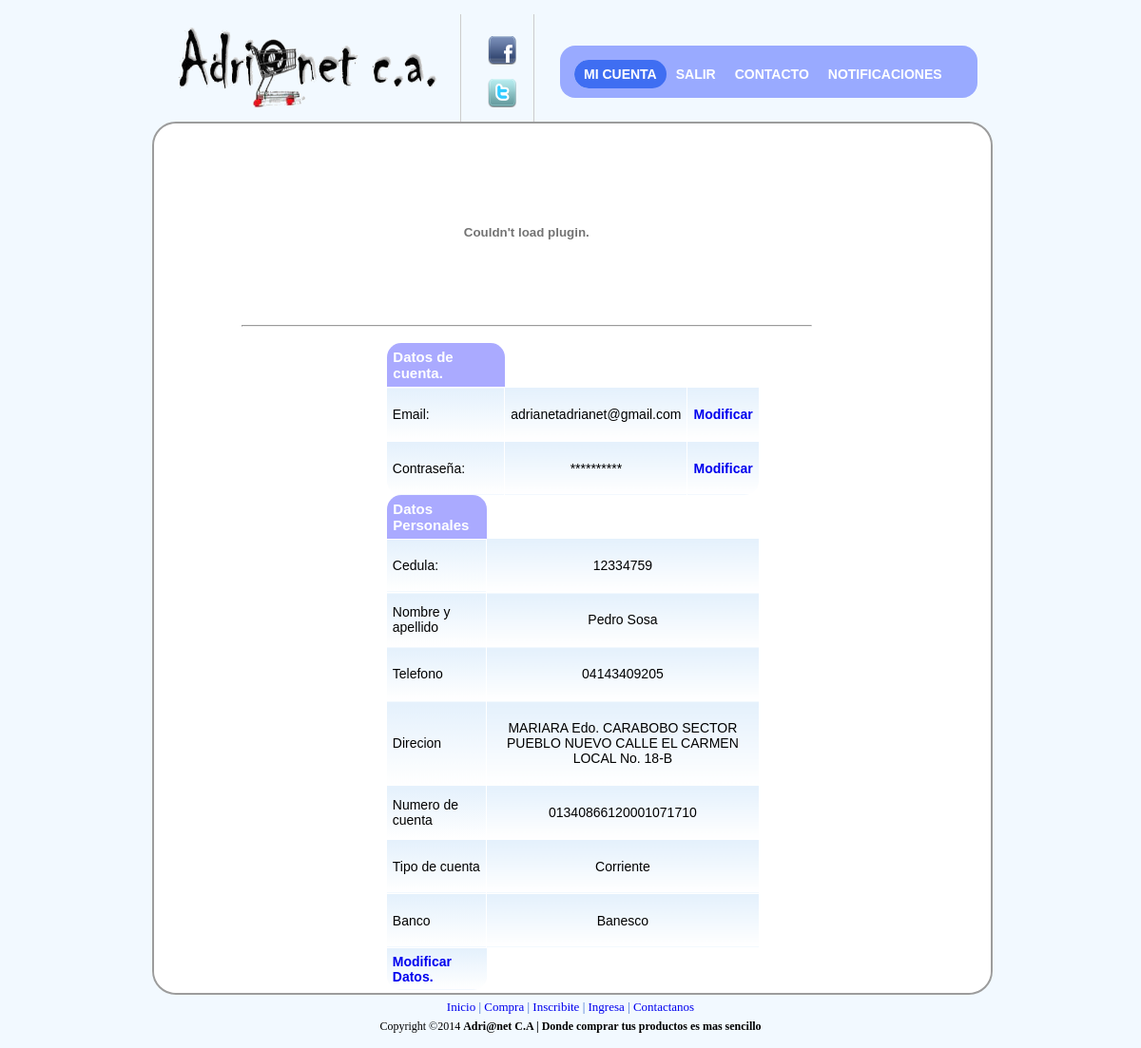
Page /web2final/administrador/micuenta_admi.php (signed in) on the committed database.
### tables this page shows
CREATE TABLE IF NOT EXISTS `cliente` (
  `nom_clie` varchar(50) NOT NULL,
  `dire_clie` varchar(150) NOT NULL,
  `telf_clie` varchar(11) NOT NULL,
  `password` varchar(100) NOT NULL,
  `email` varchar(50) NOT NULL,
  `id_perfil` int(11) DEFAULT NULL,
  `cedula` int(9) NOT NULL,
  `num_deposit` varchar(20) NOT NULL,
  `tipo_cuenta` varchar(30) NOT NULL,
  `banco` varchar(255) NOT NULL
);

### web2final/administrador/micuenta_admi.php (the view, shortened to what this page needs)
<!DOCTYPE html PUBLIC "-//W3C//DTD XHTML 1.0 Transitional//EN" "http://www.w3.org/TR/xhtml1/DTD/xhtml1-transitional.dtd">
<html>
<head><meta http-equiv="Content-Type" content="text/html; charset=windows-1252">
<link rel="stylesheet" href="../css/principal.css"  type="text/css" media="screen">
<link rel="stylesheet" href="../css/lavalampadmi.css" type="text/css" media="screen">
<link type="text/css" rel="stylesheet" href="../css/sliderman.css"  />
<link rel="stylesheet" href='../css/hoverbox.css' type="text/css" media="screen" />
<link rel="stylesheet" href='../js/fancybox/jquery.fancybox-1.3.4.css' type="text/css" media="screen" />
</head>
<body  marginwidth="10" marginheight="10" bgcolor="#f5f6f7" topmargin="5" leftmargin="5" >
<table width="900" cellspacing="0" cellpadding="10" border="0" align="center">
<tbody>
<tr>
<td>
<table width="100%" cellspacing="0" cellpadding="0" border="0">
<tbody>
<tr valign="bottom">
<td valign="middle" style="padding-bottom: 10px;">
<a href="../administrador/index_admin.php" >
<img alt="banner" id="banner" width="300" border="0" height="95" src="../imagenes/logo.png" />
</a>
</td>
<td width="100%" valign="bottom" style="padding-left: 15px;">
<table width="100%" cellspacing="0" cellpadding="0" border="0">
<tbody>
<tr height="60">
<td class="mainmenu" width="2%" nowrap="" 8px;"=" padding-top:="" 15px;="" padding-left:="" #cccccc;="" solid="" 1px=""></td>
<td class="mainmenu" width="14%" valign="middle" nowrap="" align="center" style="border-left: 1px solid #cccccc; padding-left: 15px; padding-top: 8px;">
<p>
<a href="http://www.facebook.com" target="_blank">
<img  id="facebook" alt="fb" width="30" border="0" height="30" src="../imagenes/facebook.png" />
</a>
</p>
<p>
<a href="http://www.twitter.com" target="_blank">
<img id="twitter" alt="tw" width="30" border="0" height="30" src="../imagenes/twitter.png" />
</a>
</p>
</td>
<td class="mainmenu" width="1%" valign="middle" nowrap="" align="center" 8px;"=" padding-top:="" 15px;="" padding-left:="" #cccccc;="" solid="" 1px=""></td>
<td class="mainmenu" width="60%" valign="middle" nowrap="" align="center" style="border-left: 1px solid #cccccc; padding-left: 15px; padding-top: 8px;">
<div a class="toplink" align="right" style="padding: 12px;">
<?php
$db=conectar();
?>
<ul class="lavaLampWithImage" id="1">
    <li class="current"><a href="micuenta_admi.php">Mi cuenta</a></li>
     <li><a href="../salir/salir.php">Salir</a></li>
		<li><a href="../contacto/contacto_admi.php">Contacto</a></li>
		<li><a id="ifancybox" href="notificaciones.php" >Notificaciones</a></li>
</ul>
 </div>
 </td>
</tr>
</tbody>
</table>
       </td>
        </tr>
    </tbody>
</table>
<div id="fondoprincipal">
<table width="100%" cellspacing="0" cellpadding="0" border="0" bgcolor="#ffffff" style="border-radius: 25px; -moz-border-radius: 25px;
-webkit-border-radius: 25px;">
<tbody>
<tr>
<td  width="100%">
<table width="100%" cellspacing="0" cellpadding="0" border="0">
<tbody>
<tr valign="top">
<td width="100%">
<table width="776" border="0">
<tbody>
<tr>
<td width="264" valign="middle" align="left"></td>
<td width="600" valign="middle" align="center">
    <a href="http://www.facebook.com">
        <div align="center" style="padding-top: 3px; padding-bottom: 3px;">
            <table cellspacing="0" cellpadding="1">
                <tbody>
                    <tr>
                        <td align="center">
                            <a target="_blank" href="../registro/registro_usuario.php">
							<div id="banner2">
<br />
                                <embed src="../imagenes/mientras.swf" quality="high" WIDTH="600" HEIGHT="180"><hr align='right'> </embed>
								</div>                            </a>
                        </td>
                    </tr>
                </tbody>
            </table>
        </div>
    </a>
</td>
<td width="240" valign="middle" align="center"></td>
</tr>
</tbody>
</table>
    </tbody>
</table>
<table width="100%" border="0">
<tbody>
<tr>
<td width="5%">
</td>
<td>
    <div align="center">
      <?php
$cedula=$_SESSION['cedula'];
$sql="SELECT * FROM cliente where cedula='".$cedula."' ";
$d=mysql_query($sql,$db)or die(mysql_error());
while($s= mysql_fetch_array($d))
{
?>
  <div class="CSSTableGenerator1" >
	    <table >
	      <tr>
	        <td>Datos de cuenta.</td>
	    </tr>
	      <tr>
	        <td>Email:</td>
	    <td><p align="center"><?php echo $s['email'] ?> </p></td>
		<td ><a href="modificaradmiemail.php"><strong>Modificar</strong></a></td>
	    </tr>
	      <tr>
	        <td>Contrase&ntilde;a:</td>
	  <td><p align="center">**********</p></td>
	  <td ><a href="modificaradmipass.php"><strong>Modificar</strong></a></td>
	  </tr>
</table>
</div>
<div class="CSSTableGenerator1" >
<table>
<tr>
<td>Datos Personales</td>
</tr>
			      <tr>
	        <td>Cedula:</td>
	    <td><p align="center"><?php echo $s['cedula'] ?> </p></td>
	    </tr>
	      <tr>
	        <td>Nombre y apellido</td>
        <td><p align="center"><?php echo $s['nom_clie'] ?> </p></td>
	  </tr>
	      <tr>
	        <td> Telefono</td>
		    <td><p align="center"><?php echo $s['telf_clie'] ?> </p></td>
          </tr>
	      <tr>
	        <td>Direcion</td>
           <td><p align="center"><?php echo $s['dire_clie'] ?> </p></td>
		    </tr>
	      <tr>
		  	      <tr>
	        <td>Numero de cuenta</td>
           <td><p align="center"><?php echo $s['num_deposit'] ?> </p></td>
		    </tr>
					  	      <tr>
	        <td>Tipo de cuenta</td>
           <td><p align="center"><?php echo $s['tipo_cuenta'] ?> </p></td>
		    </tr>
					  	      <tr>
	        <td>Banco</td>
           <td><p align="center"><?php echo $s['banco'] ?> </p></td>
		    </tr>
	      <tr>
	        <td ><a href="modificaradmi.php"><strong>Modificar Datos.</strong></a></td>
            </tr>
			</table>
			</div>
	      <?php
}
?>
  </div>
</td>
<td valign="top" width="5%" >
</td>
</tr>
</tbody>
</table>
</td>
</td>
</tr>
</tbody>
</table>
<div id="piepagina" align="center" style="padding: 5px;">
    <a href="../administrador/index_admin.php">Inicio</a>
    								|
    <a href="../administrador/index_admin.php">Compra</a>
    								|
    <a href="../administrador/index_admin.php">Inscribite</a>
    				|
    <a href="../administrador/index_admin.php">Ingresa</a>
    				|
    <a href="../contacto/contacto_admi.php">Contactanos</a>
</div>
<div id="piepagina2" align="center">
     Copyright ©2014
    <b>
                 Adri@net C.A | Donde comprar tus productos es mas sencillo
    </b>
</div>
</body>
</html>

### web2final/css/principal.css (style rules this page uses)
body { background:#F2F9FF; font-size: 15px; color: #000000; text-decoration: none; }
#fondoprincipal { position:inherit; background-color: white; width: 100%; border-radius: 25px; -moz-border-radius: 25px; -webkit-border-radius: 25px; border: 2px double #9C9C9C; font-family:Verdana, Arial, Helvetica, sans-serif; text-align:center; }
#banner2 { position:inherit; width: 100%; border-radius: 25px; -moz-border-radius: 25px; -webkit-border-radius: 25px; -moz-border-radius-bottomleft:0px; -webkit-border-bottom-left-radius:0px; border-bottom-left-radius:0px; -moz-border-radius-bottomright:0px; -webkit-border-bottom-right-radius:0px; border-bottom-right-radius:0px; }
#piepagina { font-size: 13px; color: #36C; text-decoration: none; }
#piepagina2 { font-size: 12px; color: #000; }
.CSSTableGenerator1 { margin:0px;padding:0px; width:50%; border:0px solid #ffffff; -moz-border-radius-bottomleft:25px; -webkit-border-bottom-left-radius:25px; border-bottom-left-radius:25px; -moz-border-radius-bottomright:25px; -webkit-border-bottom-right-radius:25px; border-bottom-right-radius:25px; -moz-border-radius-topright:25px; -webkit-border-top-right-radius:25px; border-top-right-radius:25px; -moz-border-radius-topleft:25px; -webkit-border-top-left-radius:25px; border-top-left-radius:25px; }
.CSSTableGenerator1 table { border-collapse: collapse; border-spacing: 0; width:100%; height:100%; margin:0px;padding:0px; }
.CSSTableGenerator1 tr:last-child td:last-child { -moz-border-radius-bottomright:15px; -webkit-border-bottom-right-radius:15px; border-bottom-right-radius:15px; }
.CSSTableGenerator1 table tr:first-child td:first-child { -moz-border-radius-topleft:15px; -webkit-border-top-left-radius:15px; border-top-left-radius:15px; }
.CSSTableGenerator1 table tr:first-child td:last-child { -moz-border-radius-topright:15px; -webkit-border-top-right-radius:15px; border-top-right-radius:15px; }
.CSSTableGenerator1 tr:last-child td:first-child { -moz-border-radius-bottomleft:15px; -webkit-border-bottom-left-radius:15px; border-bottom-left-radius:15px; }
.CSSTableGenerator1 td { vertical-align:middle; background:-o-linear-gradient(bottom, #e5f1fc 5%, #ffffff 100%); background:-webkit-gradient( linear, left top, left bottom, color-stop(0.05, #e5f1fc), color-stop(1, #ffffff) ); background:-moz-linear-gradient( center top, #e5f1fc 5%, #ffffff 100% ); filter:progid:DXImageTransform.Microsoft.gradient(startColorstr="#e5f1fc", endColorstr="#ffffff"); background: -o-linear-gradient(top,#e5f1fc,ffffff); background-color:#e5f1fc; border:1px solid #ffffff; border-width:0px 1px 1px 0px; text-align:left; padding:6px; font-size:14px; font-family:Arial; font-weight:normal; color:#000000; }
.CSSTableGenerator1 tr:last-child td { border-width:0px 1px 0px 0px; }
.CSSTableGenerator1 tr td:last-child { border-width:0px 0px 1px 0px; }
.CSSTableGenerator1 tr:last-child td:last-child { border-width:0px 0px 0px 0px; }
.CSSTableGenerator1 tr:first-child td { background:-o-linear-gradient(bottom, #aaaaff 5%, #aaaaff 100%); background:-webkit-gradient( linear, left top, left bottom, color-stop(0.05, #aaaaff), color-stop(1, #aaaaff) ); background:-moz-linear-gradient( center top, #aaaaff 5%, #aaaaff 100% ); filter:progid:DXImageTransform.Microsoft.gradient(startColorstr="#aaaaff", endColorstr="#aaaaff"); background: -o-linear-gradient(top,#aaaaff,aaaaff); background-color:#aaaaff; border:0px solid #ffffff; text-align:left; border-width:0px 0px 1px 1px; font-size:15px; font-family:Arial; font-weight:bold; color:#ffffff; }
.CSSTableGenerator1 tr:first-child td:first-child { border-width:0px 0px 1px 0px; }
.CSSTableGenerator1 tr:first-child td:last-child { border-width:0px 0px 1px 1px; }

### web2final/css/lavalampadmi.css (style rules this page uses)
.lavaLampWithImage { position: relative; height: 25px; width: 409px; background: url("../imagenes/bg1.png") no-repeat top; padding: 15px; margin: 10px 0; border-radius: 16px; -moz-border-radius: 16px; -webkit-border-radius: 16px; }
.lavaLampWithImage li { float: left; list-style: none; }
.lavaLampWithImage li a { font: bold 14px arial; text-decoration: none; color: #fff; outline: none; text-align: center; top: 7px; text-transform: uppercase; letter-spacing: 0; z-index: 10; display: block; float: left; height: 30px; position: relative; overflow: hidden; margin: auto 10px; }

### web2final/css/hoverbox.css (style rules this page uses)
a { text-decoration: none; }

### rows in the picture
cliente: email "adrianetadrianet@gmail.com", cedula "12334759", nom_clie "Pedro Sosa", telf_clie "04143409205", dire_clie "MARIARA Edo. CARABOBO SECTOR PUEBLO NUEVO CALLE EL CARMEN LOCAL No. 18-B", num_deposit "01340866120001071710", tipo_cuenta "Corriente", banco "Banesco"
